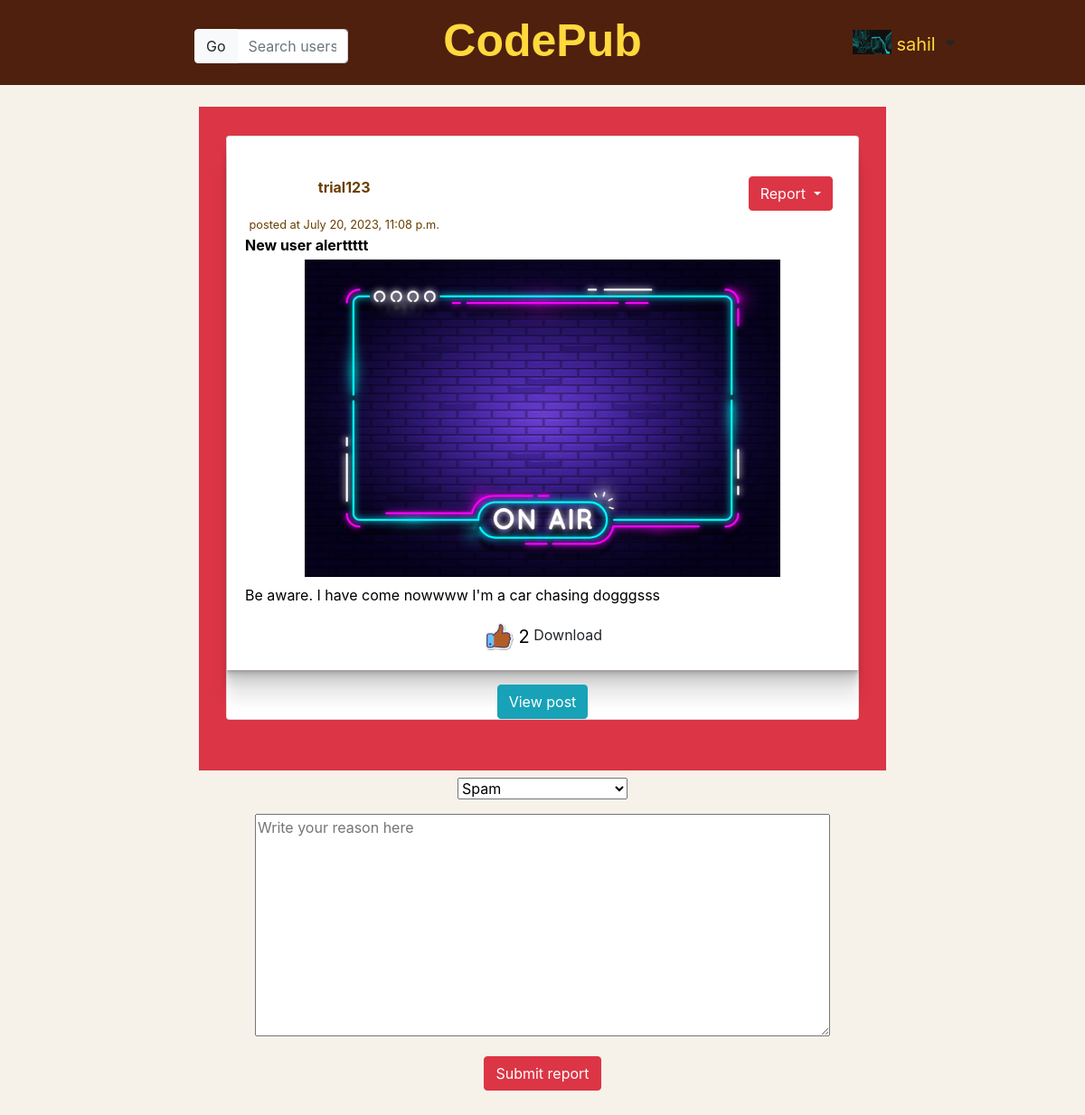
The page /report/trial123/b230c7b9-d5af-4dcb-8083-41614f30f50e (signed in) on the database its author committed.
### home/models.py (models this page shows, shortened)
class Profile(models.Model):
    user = models.ForeignKey(User,on_delete=models.CASCADE)
    citizenID = models.IntegerField()
    email = models.EmailField(max_length=100)
    bio = models.TextField(max_length=1000, blank=True)
    profileimg = models.ImageField(upload_to='profile_images',default='Default-avatar.jpg')
    location = models.CharField(max_length=100,blank=True)

### codepub/models.py (models this page shows, shortened)
class Post(models.Model):
    id = models.UUIDField(primary_key=True, default=uuid.uuid4)
    title = models.CharField(max_length=200)
    user =  models.CharField(max_length=100)
    image = models.ImageField(upload_to='post_images')
    caption = models.TextField(max_length=15000)
    created_at = models.DateTimeField(default=datetime.now)
    likes = models.IntegerField(default=0)
    class Meta:
        ordering = ['created_at']

### codepub/views.py (the view)
# urls.py: path('report/<user_id>/<post_id>',views.report, name='report'),
def report(request,user_id,post_id):
    isPost = is_valid_uuid(post_id)
    print(isPost)
    post = None
    profile = None
    context = {'isPost':isPost, 'post':post, 'profile':profile}
    reported_user = User.objects.get(username=user_id)
    reported_profile = Profile.objects.get(user=reported_user)
    context['profile'] = reported_profile
    if isPost:
        reported_post = Post.objects.get(id=post_id)
        context['post'] = reported_post
    return render(request,'codepub/report.html',context)

### codepub/views.py (called while the page is built)
def is_valid_uuid(value):
    try:
        uuid.UUID(str(value))
        return True
    except ValueError:
        return False

### home/context_processors.py (called while the page is built)
def profile_details(request):
    if request.user.is_authenticated:
        user_profile = Profile.objects.get(user=request.user)
        return {'user_profile':user_profile}
    return {}

### templates/codepub/report.html (shortened to what this page needs)
{% extends 'codepubbase.html' %}
{% load static %}
{% block content %}
<div class="container my-4">
    <div class="row">
        <div class="py-2 offset-2 col-md-8 bg-danger text-center">
            {% if isPost %}
                {% include 'codepub/postView.html' %}
            {% endif %}
        </div>
    </div>
    <div class="row">
        <div class="py-2 offset-2 col-md-8 text-center">
            <form  method="post" action="{% url 'report-submitted' %}" class="text-center">
                <select required class="form-select" name="type" aria-label="Default select example">
                    <option value="spam">Spam</option>
                </select> <br>
                <textarea required name="reason" class="my-3" placeholder="Write your reason here" cols="60" rows="10"></textarea> <br>
                <button type="submit" class="btn btn-danger">
                    Submit report
                </button>
            </form>
        </div>
    </div>
</div>
{% endblock content %}

### templates/codepubbase.html (shortened to what this page needs)
<!doctype html>
{% load static %}
<html lang="en">
  <head>
    <link rel="stylesheet" href="https://cdn.jsdelivr.net/npm/bootstrap@4.3.1/dist/css/bootstrap.min.css">
    <link rel="stylesheet" href="{% static 'css/cp.css' %}">
  </head>
  <body>
    <div class="container-fluid" style="width: 100%;">
        <div class="row pt-2 pb-2" style="background-color: #4F200D;">
            <div class="col-md-2"></div>
            <div class="col-md-2 mt-4">
            <form action="{% url 'search' %}" method="post">
              <div class="input-group mb-3">
                <div class="input-group-prepend">
                  <button class="btn btn-light" type="submit">
                    Go
                  </button>
                </div>
                <input type="text" class="form-control" name="search-input" placeholder="Search users" aria-label="" aria-describedby="basic-addon1">
              </div>
            </form>
            </div>
            <div class="col-md-4 text-center">
                <a href="{% url 'codepubHome' %}" style="text-decoration: none"><strong class="cp-title">CodePub</strong></a>
            </div>
            <div class="col-md-4 text-center">
                {% if user.is_authenticated %}
                  <div class="btn-group btn-group-lg mt-3">
                    <a href="{% url 'profile' %}" type="button" class="btn dropdown-toggle btn-lg" data-toggle="dropdown" aria-haspopup="true" aria-expanded="false" style="color: white;">
                      <img src="{{user_profile.profileimg.url}}" class="profile-img pb-2" alt="profile-pic">
                      <span style="color: #FFD93D; text-transform: none;">{{user_profile.user}}</span>
                    </a>
                  </div>
                {% endif %}
            </div>
        </div>
    </div>
    {% block content %}
    {% endblock content %}
  </body>
</html>

### templates/codepub/postView.html (shortened to what this page needs)
{% load static %}
{% load humanize %}
<div class="container-fluid mt-4 mb-5">
    <div class="row">
        <div class="col">
            <div class="card">
                <div class="card-body post-shadow">
                    <p class="card-text">
                    <div class="container-fluid">
                        <div class="row">
                            <div class="col-4 mt-2 px-0" style="color: rgb(105, 63, 0);">
                                <a href="#" style="color: rgb(105, 63, 0);">
                                    <strong>
                                        <a href="/view-profile/{{post.user}}">
                                            <p>{{post.user}}</p>
                                        </a></strong> <small>posted at {{post.created_at}}</small>
                                </a>
                            </div>
                            <div class="offset-6 col-2 mt-2 px-0">
                                <div class="dropdown">
                                    <a class="btn btn-danger dropdown-toggle text-white" href="#" role="button"
                                        id="dropdownMenuLink" data-mdb-toggle="dropdown" aria-expanded="false">
                                        Report
                                    </a>
                                </div>
                            </div>
                        </div>
                    </div>
                    <div class="row mb-1">
                        <div class="col-auto">
                            <strong id="preview-title" style="color: black;">{{ post.title }}
                            </strong>
                        </div>
                    </div>
                    {% if post.image %}
                    <div class="row mb-2">
                        <div class="col text-center">
                            <a href="{{post.image.url}}">
                                <img src="{{post.image.url}}" id="preview-image" alt="" class="img-responsive"
                                    style="max-width: 80%;">
                            </a>
                        </div>
                    </div>
                    {% endif %}
                    <div class="row mt-2">
                        <div class="col" style="text-align: justify; color: black;">
                            <span id="preview-caption">{{post.caption}}</span>
                        </div>
                    </div>
                    </p>
                    <a href="{% url 'like-post' %}?post_id={{post.id}}">
                        <img src="{% static 'images/like.png' %}" class="profile-img" alt="">
                        <span style="color: black; font-size: 20px;" class="align-middle">{{post.likes}}</span>
                    </a>
                    {% if post.image %}
                    <a href="{{post.image.url}}" download>Download</a>
                    {% endif %}
                </div>
                {% if request.user.is_authenticated %}
                <form action="{% url 'postComment' %}" method="GET">
                    <button type="submit" class="btn btn-info mt-3 text-center">
                        View post
                    </button>
                </form>
                {% else %}
                <h3>Please log in if you wish to add comments</h3>
                {% endif %}
            </div>
        </div>
    </div>
</div>

### static/css/cp.css (style rules this page uses)
html, body { width: 100%; }
body { background-color: #F6F1E9; }
a { text-decoration: none !important; color: inherit !important; }
.cp-title { color: #FFD93D; font-family: Impact, Haettenschweiler, 'Arial Narrow Bold', sans-serif; font-size: 50px; }
.profile-img { height: 35px; align-items: center; }
.post-shadow { box-shadow: rgba(97, 39, 0, 0.09) 0px 2px 1px, rgba(0, 0, 0, 0.09) 0px 4px 2px, rgba(0, 0, 0, 0.09) 0px 8px 4px, rgba(0, 0, 0, 0.09) 0px 16px 8px, rgba(0, 0, 0, 0.09) 0px 32px 16px; }

### rows shown on the page
Profile: profileimg (picture), user "sahil"
Post: user "trial123", created_at "July 20, 2023, 11:08 p.m.", title "New user alerttttt", image (picture), caption "Be aware. I have come nowwww I'm a car chasing dogggsss", likes "2"
